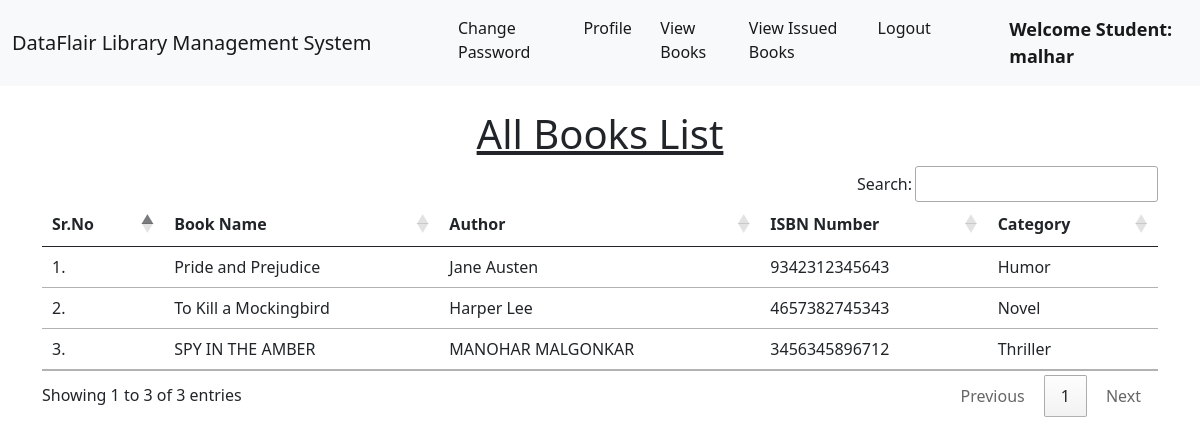
Page /view_books/ (signed in) on the committed database.
### library/models.py (models this page shows, shortened)
class Book(models.Model):
    name = models.CharField(max_length=200)
    author = models.CharField(max_length=200)
    isbn = models.PositiveIntegerField()
    category = models.CharField(max_length=50)

### library/views.py (the view)
# urls.py: path("view_books/", views.view_books, name="view_books"),
@login_required(login_url = '/student_login')
def view_books(request):
    books = Book.objects.all()
    return render(request, "view_books.html", {'books':books})

### library/templates/view_books.html (shortened to what this page needs)
{% extends 'student_navbar.html' %}
{% load static %}
{% block body %}
<div class="container mt-4">
    <h1 class="text-center"><u>All Books List</u></h1>
    <table class="table table-hover" id="example">
        <thead>
            <tr>
                <th>Sr.No</th>
                <th>Book Name</th>
                <th>Author</th>
                <th>ISBN Number</th>
                <th>Category</th>
            </tr>
        </thead>
        <tbody>
            {% for book in books %}
            <tr>
                <td>{{forloop.counter}}.</td>
                <td>{{book.name}}</td>
                <td>{{book.author}}</td>
                <td>{{book.isbn}}</td>
                <td>{{book.category}}</td>
                </tr>
            {% endfor %}
        </tbody>
    </table>
    </div>
{% endblock %}

### library/templates/student_navbar.html (shortened to what this page needs)
<!doctype html>
<html lang="en">
  <head>
    <link href="https://cdn.jsdelivr.net/npm/bootstrap@5.1.0/dist/css/bootstrap.min.css" rel="stylesheet">
    <link rel="stylesheet" href="https://cdn.datatables.net/1.10.25/css/jquery.dataTables.min.css">
    <link rel="stylesheet" href="https://cdn.datatables.net/buttons/1.7.1/css/buttons.dataTables.min.css">
  </head>
  <body>
    <nav class="navbar navbar-expand-lg navbar-light bg-light sticky-top">
        <div class="container-fluid">
          <a class="navbar-brand" href="#">DataFlair Library Management System</a>
          <div class="collapse navbar-collapse" id="navbarSupportedContent">
            <ul class="navbar-nav me-auto mb-2 mb-lg-0">
              <li class="nav-item">
                <a class="nav-link active" aria-current="page" href="/change_password/">Change Password</a>
              </li>
              <li class="nav-item">
                <a class="nav-link active" aria-current="page" href="/profile/">Profile</a>
              </li>
              <li class="nav-item">
                <a class="nav-link active" aria-current="page" href="/view_books/">View Books</a>
              </li>
              <li class="nav-item">
                <a class="nav-link active" aria-current="page" href="/student_issued_books/">View Issued Books</a>
              </li>
              <li class="nav-item">
                <a class="nav-link active" aria-current="page" href="/logout/">Logout</a>
              </li>
              <li class="nav-item">
                <a style="font-weight:600; font-family:'Segoe UI', Tahoma, Geneva, Verdana, sans-serif; font-size: large;" class="nav-link active" href="#">Welcome Student: {{request.user}}</a>
              </li>
            </ul>
          </div>
        </div>
      </nav>
      {% block body %}
      {% endblock %}
  </body>
</html>

### rows in the picture
Book: name "Pride and Prejudice", author "Jane Austen", isbn "9342312345643", category "Humor"
Book: name "To Kill a Mockingbird", author "Harper Lee", isbn "4657382745343", category "Novel"
Book: name "SPY IN THE AMBER", author "MANOHAR MALGONKAR", isbn "3456345896712", category "Thriller"

### other values in the picture
{{ request.user }} "malhar"
